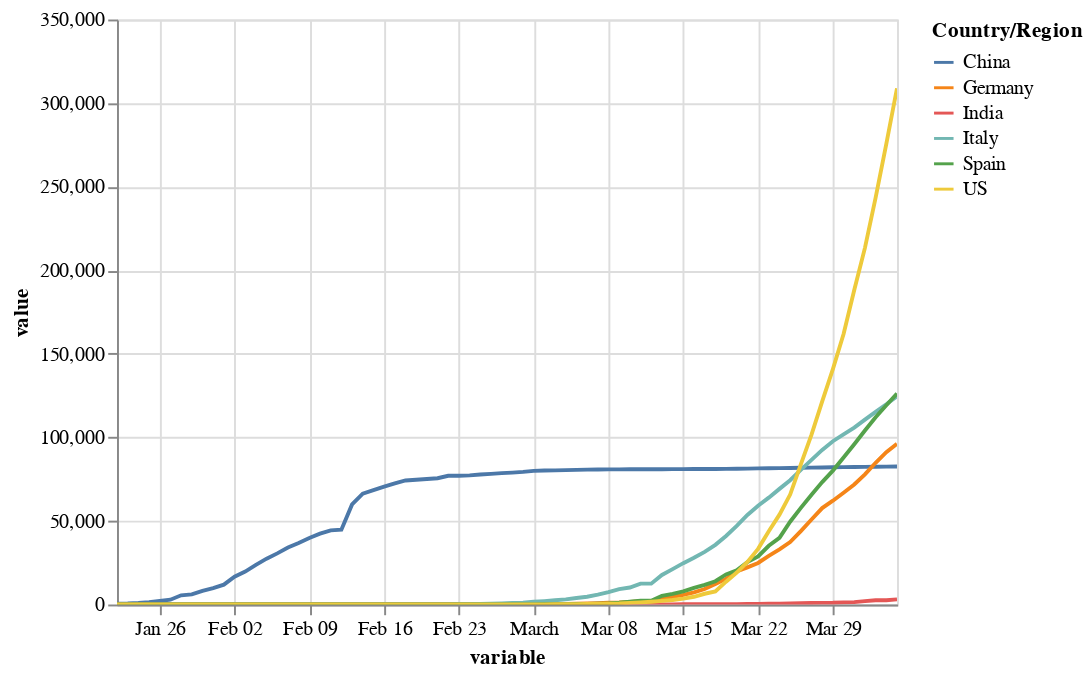

The notebook cell saved with this chart:
### Code cell
import pandas as pd
import altair as alt
# Load Data
df = pd.read_csv('https://github.com/CSSEGISandData/COVID-19/raw/master/csse_covid_19_data/csse_covid_19_time_series/time_series_covid19_confirmed_global.csv')
# Remove unwanted columns
df = df.drop(columns=['Province/State', 'Lat', 'Long'])
# Sum Province/State level count to be Country level count
df = df.groupby(['Country/Region']).sum().reset_index()
# Prepare data for chart
df = df.melt(id_vars='Country/Region')
df['variable'] = pd.DatetimeIndex(df['variable'])
# Render Chart
alt.Chart(df[df['Country/Region'].isin(
    ['US','Spain','Italy','Germany','China','India']
    )]).mark_line().encode(
        x='variable', y='value', color='Country/Region'
        ).interactive()

### Figure 1 — Vega-Lite specification as saved in the notebook (floating-point values rounded to 4 significant figures; data arrays with more than 128 entries replaced by an {"elided": "..."} marker saying what was removed)
{"config": {"view": {"continuousWidth": 400, "continuousHeight": 300}}, "data": {"name": "data-0da057b88a70404fab00974de6272b98"}, "mark": "line", "encoding": {"color": {"type": "nominal", "field": "Country/Region"}, "x": {"type": "temporal", "field": "variable"}, "y": {"type": "quantitative", "field": "value"}}, "selection": {"selector001": {"type": "interval", "bind": "scales", "encodings": ["x", "y"]}}, "$schema": "https://vega.github.io/schema/vega-lite/v4.0.2.json", "datasets": {"data-0da057b88a70404fab00974de6272b98": {"elided": "444 records"}}}
